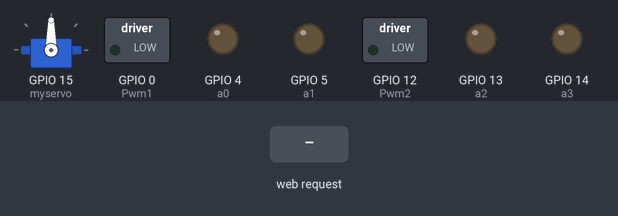
A sketch run on a simulated ESP8266 (NodeMCU). Parts: servo, switched loads named in the sketch (green lamp = pin HIGH), output pins drawn as LEDs (lit = HIGH). The test bench sets the inputs (shaded band). WiFi joins after 1.5 s; servers stay silent unless stated; what the sketch prints to the serial monitor is not drawn.

Above: at 2.7 s.
2.8 s: HTTP request GET /tog=3 received
5.8 s: HTTP request GET /start=1 received
At 6.3 s:
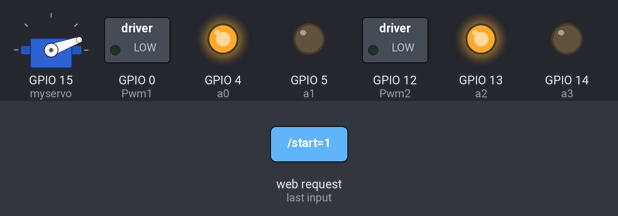
7.3 s: HTTP request GET /reverse=1 received
At 8.5 s:
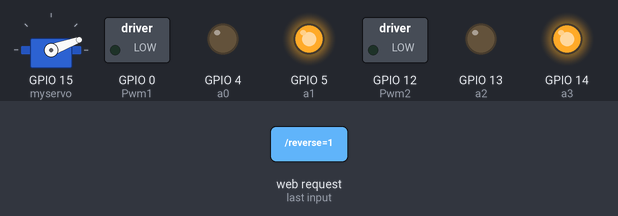
8.8 s: HTTP request GET /Req=2 received
At 9.9 s:
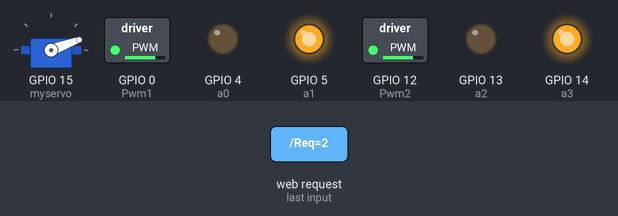
10.3 s: HTTP request GET /stop=1 received
At 11.0 s:
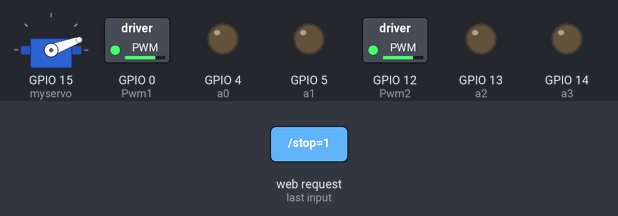
11.8 s: HTTP request GET /tog=1 received
At 12.1 s:
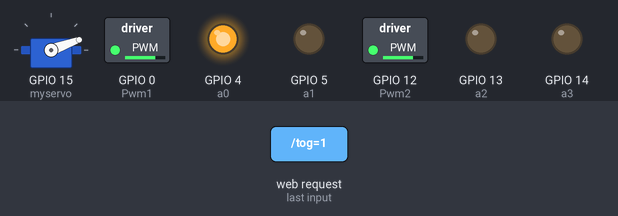
Timing chart, 0 to 14.3 s (numbered marks = the images above; inputs shaded):
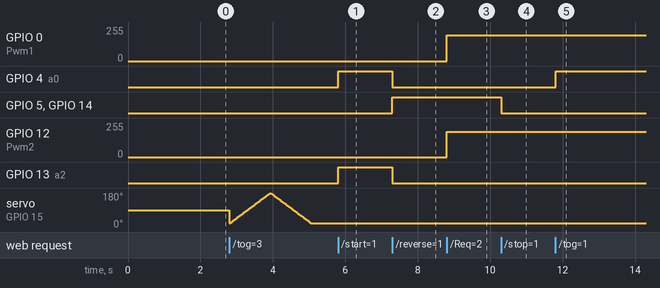

The sketch:

arduino.ino
```cpp
#include <ESP8266WiFi.h>
#include <WiFiClient.h>
#include <WiFiServer.h>
#include <WiFiUdp.h>
#include <Servo.h>

int pos = 20;
 Servo myservo;  // create servo object to control a servo
const char* ssid = "TP-LINK_1400";
const char* password = "25583731";
/////////////////////////////////////////////////custom pins

uint8_t Pwm1 = 0; //Nodemcu PWM pin
uint8_t Pwm2 = 12; //Nodemcu PWM pin

//Seven segment pins attachecd with nodemcu pins
int a0 = 4;  //Gpio-4 of nodemcu esp8266
int a1 = 5;  //Gpio-5 of nodemcu esp8266
int a2 = 13;  //Gpio-13 of nodemcu esp8266
int a3 = 14;  //Gpio-14 of nodemcu esp8266
//int servo = 15: //servooo

WiFiServer server(80);

void setup() {
  myservo.attach(15);
   // myservo.write(0);
  Serial.begin(115200);
  delay(10);
//Declaring l293d control pins as Output
pinMode(a0, OUTPUT);
pinMode(a1, OUTPUT);
pinMode(a2, OUTPUT);
pinMode(a3, OUTPUT);
//pinMode(servo, OUTPUT);
  // Connect to WiFi network
  Serial.println();
  Serial.println();
  Serial.print("Connecting to ");
  Serial.println(ssid);

  WiFi.begin(ssid, password);

  while (WiFi.status() != WL_CONNECTED) {
    delay(500);
    Serial.print(".");
  }
  Serial.println("");
  Serial.println("WiFi connected");

  // Start the server
  server.begin();
  Serial.println("Server started");

  // Print the IP address on serial monitor
  Serial.print("Use this URL to connect: ");
  Serial.print("http://");    //URL IP to be typed in mobile/desktop browser
  Serial.print(WiFi.localIP());
  Serial.println("/");

}


void loop()
{
  // Check if a client has connected
  WiFiClient client = server.available();
  if (!client) {
    return;
  }

  // Wait until the client sends some data
  Serial.println("new client");
  while(!client.available()){
    delay(1);
  }

  // Read the first line of the request
  String request = client.readStringUntil('\r');
  Serial.println(request);
  client.flush();
/////////////////////////////////////////////////////////////////////////////////direction
 int Ms=0,dir=0,Pw=0;
 // Match the request
 /////////////////////////////////////////////////////////////////////////////////////SERVO
 if (request.indexOf("/tog=3") != -1 )
 {
    for ( pos = 20; pos <= 180; pos += 1) { // goes from 0 degrees to 180 degrees
    // in steps of 1 degree
    myservo.write(pos);              // tell servo to go to position in variable 'pos'
    delay(7);                       // waits 15ms for the servo to reach the position
  }
  for (pos = 180; pos >= 20; pos -= 1) { // goes from 180 degrees to 0 degrees
    myservo.write(pos);              // tell servo to go to position in variable 'pos'
    delay(7);
  }

}
 if (request.indexOf("/start=1") != -1)  {
  digitalWrite(a0, HIGH); //Start first motor
  digitalWrite(a1, LOW);

  digitalWrite(a2, HIGH); //Start second motor
  digitalWrite(a3, LOW);
  Ms=1;
  dir=1;
}
 if (request.indexOf("/reverse=1") != -1)  {
  digitalWrite(a1, HIGH); //Start first motor
  digitalWrite(a0, LOW);

  digitalWrite(a3, HIGH); //Start second motor
  digitalWrite(a2, LOW);
  Ms=1;
  dir=1;
}

if (request.indexOf("/stop=1") != -1)  {
  digitalWrite(a0, LOW); //Stop first motor
  digitalWrite(a1, LOW);

  digitalWrite(a2, LOW); //Stop second motor
  digitalWrite(a3, LOW);
  Ms=0;
}

if (request.indexOf("/tog=1") != -1) /////////////////////////////////LEFT
{
  digitalWrite(a0, HIGH);  //Change First motor rotation direction
 // delay(500); //5 seconds delay
  digitalWrite(a1, LOW);

  digitalWrite(a2, LOW); //Change Second motor rotation direction
//  delay(500); //5 seconds delay
  digitalWrite(a3, LOW);
  dir=2;
}


if (request.indexOf("/tog=2") != -1)  ///////////////////////////RIGHT
{
  digitalWrite(a0, LOW);  //Change First motor rotation direction
//  delay(500); //5 seconds delay
  digitalWrite(a1, LOW);

  digitalWrite(a2, HIGH); //Change Second motor rotation direction
//  delay(500); //5 seconds delay
  digitalWrite(a3, LOW);
  dir=3;
}


/////////////////////////////////////////////////////////////////////////////////////speed
if (request.indexOf("/Req=2") != -1)  {
analogWrite(Pwm1, 192);  //Pwm duty cycle 75%
analogWrite(Pwm2, 190);  //Pwm duty cycle 75%
Pw=1;
}
if (request.indexOf("/Req=3") != -1)  {
analogWrite(Pwm1, 140);  //Pwm duty cycle 50%
analogWrite(Pwm2, 135);  //Pwm duty cycle 50%
Pw=2;
}
if (request.indexOf("/Req=4") != -1)  {
analogWrite(Pwm1, 75);  //Pwm duty cycle 25%
analogWrite(Pwm2, 75);  //Pwm duty cycle 25%
Pw=3;
}
if (request.indexOf("/Req=1") != -1)  {
analogWrite(Pwm1, 243);  //Pwm duty cycle 100%
analogWrite(Pwm2, 243);  //Pwm duty cycle 100%
Pw=4;
}

  // Return the response
  client.println("HTTP/1.1 200 OK");
  client.println("Content-Type: text/html");
  client.println(""); //  do not forget this one
  client.println("<!DOCTYPE HTML>");


client.println("<style>");
client.println("body { font-family: Arial, sans-serif; text-align: center; background-color: #f2f2f2; }");
client.println(".banner { background-color: #afb6bd; color: #ad0a7a; padding: 20px; }");
client.println(".banner h1 { font-size: 36px; margin: 0; }");
client.println("</style>");

client.println("<div class=\"banner\">");
client.println("<h1>Nodemcu based WiFi Robot for use in heavy industries or defense</h1>");
client.println("</div><br>");


client.println("<style>");
client.println("body { font-family: Arial, sans-serif; text-align: center; background-color: #f2f2f2; }");
client.println("h1 { color: #333; }");
client.println(".button { display: inline-block; margin: 10px; padding: 20px 40px; border: none; border-radius: 30px; font-size: 18px; font-weight: bold; text-decoration: none; text-transform: uppercase; letter-spacing: 1px; transition: background-color 0.3s ease-in-out; }");
client.println(".button-blue { background-color: #007bff; color: #fff; }");
client.println(".button-blue:hover { background-color: #0056b3; }");
client.println(".button-green { background-color: #28a745; color: #fff; }");
client.println(".button-green:hover { background-color: #1e7f37; }");
client.println(".button-red { background-color: #dc3545; color: #fff; }");
client.println(".button-red:hover { background-color: #a71d2a; }");
client.println(".button-yellow { background-color: #ffc107; color: #333; }");
client.println(".button-yellow:hover { background-color: #d39e00; }");
client.println("</style>");


client.println("<a href=\"/start=1\" class=\"button button-green\">Start Motor</a>");
client.println("<a href=\"/reverse=1\" class=\"button button-green\">Reverse Motor</a><br><br>");

client.println("<a href=\"/tog=1\" class=\"button button-blue\">Left Direction</a>");
client.println("<a href=\"/tog=2\" class=\"button button-blue\">Right Direction</a><br><br>");

client.println("<a href=\"/Req=1\" class=\"button button-yellow\">Duty Cycle 100%</a>");
client.println("<a href=\"/Req=2\" class=\"button button-yellow\">Duty Cycle 75%</a><br>");
client.println("<a href=\"/Req=3\" class=\"button button-yellow\">Duty Cycle 50%</a>");
client.println("<a href=\"/Req=4\" class=\"button button-yellow\">Duty Cycle 25%</a><br><br>");

client.println("<a href=\"/stop=1\" class=\"button button-red\">Stop Motor</a>");
client.println("<a href=\"/tog=3\" class=\"button button-green\">DROP</a><br><br>");

  if(Ms==1){
    client.println("Motor Powered Working<br/>" );
    }
    else
    client.println("Motor at Halt<br/>" );

  if(dir==1){
    client.println("Motor rotating in forward direction<br/>" );
    }
    else
    client.println("Motor rotating in backward direction<br/>" );
    if(dir==2){
    client.println("Motor rotating in left direction<br/>" );
    }
    if(dir==3){
    client.println("Motor rotating in right direction<br/>" );
    }
/////////////////////////////////////////////////////////////////////////////////////////////speed
switch(Pw){
      case 1:
        client.println("Pwm duty cycle 75%<br/>" );
        break;
      case 2:
        client.println("Pwm duty cycle 50%<br/>" );
        break;
      case 3:
        client.println("Pwm duty cycle 25%<br/>" );
        break;
         case 4:
        client.println("Pwm duty cycle 100%<br/>" );
        break;
      default:
        client.println("Pwm duty cycle 100%<br/>" );
  }

  client.println("</html>");
  delay(1);
  Serial.println("Client disonnected");
  Serial.println("");
}
```

Measured:
- after the input at 5.8 s, GPIO 4 (a0), GPIO 13 (a2): LOW → HIGH at once
- after the input at 7.3 s, GPIO 4 (a0), GPIO 13 (a2): HIGH → LOW at once; GPIO 5 (a1), GPIO 14 (a3): LOW → HIGH at once
- after the input at 8.8 s, GPIO 0 (Pwm1): 0/255 → 192/255 at once; GPIO 12 (Pwm2): 0/255 → 190/255 at once
- after the input at 10.3 s, GPIO 5 (a1), GPIO 14 (a3): HIGH → LOW at once
- after the input at 11.8 s, GPIO 4 (a0): LOW → HIGH at once
